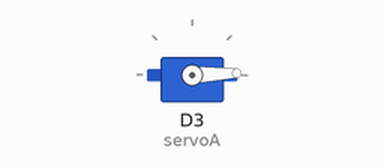
Recording of a sketch running on a simulated ESP8266 (NodeMCU). Parts: servo.

Above: at 2.05 s.
At 3.4 s:
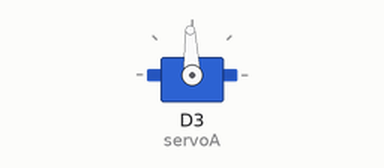
At 4.75 s:
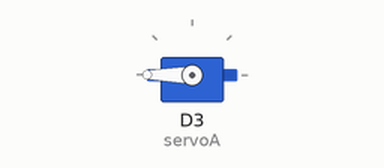
At 7.5 s:
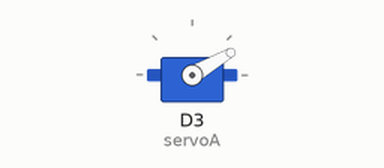
Timing chart, 0 to 10.9 s (numbered marks = the images above):
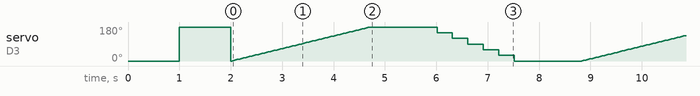

The sketch:

Servo_driving_using_ESP_32.ino
```cpp
#include<Servo.h>

Servo servoA ;

void setup() {
 servoA.attach(D3, 500, 2400);

 servoA.write(0);
 delay(1000);
 servoA.write(180);
 delay(1000);

}

void loop() {
  for(int i = 0; i <= 180; i++){
    servoA.write(i);
    delay(15);
  }

  delay(1000);

  for(int i = 180; i>=0; i-=30)
  {
    servoA.write(i);
    delay(300);
  }

  delay(1000);


}
```
